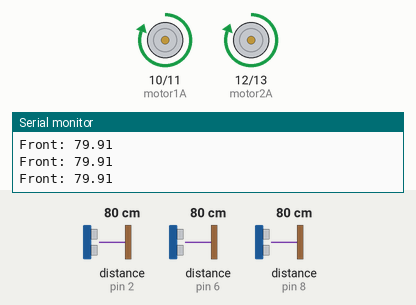
Bench run of a sketch on a simulated Arduino Uno, built with avr-gcc and run on an emulated ATmega328P. On the bench: motor-driver pin pairs drawn as motors (green arrow = first pin HIGH = forward, orange = second pin HIGH = backward, longer = more drive, scaled by the enable pin), the last lines printed to the serial monitor. Wiring (inferred from the names in the program): ultrasonic range finder: trigger pin 9; echo pin 8. The inputs (shaded band) are chosen by the test bench; at power-on: distance to the obstacle (sensors on pin 8, pin 2, pin 6) 80 cm. The echo pulse lasts 58.3 µs per cm.

Above: at 1.2 s.
1.3 s: distance to the obstacle (sensor on pin 8) set to 14 cm
2.8 s: distance to the obstacle (sensor on pin 8) set to 10 cm
At 3.6 s:
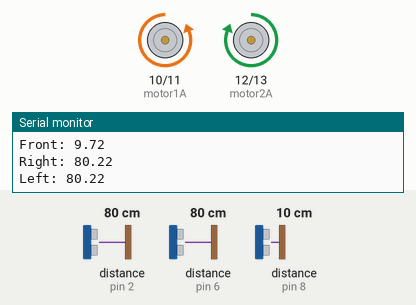
5.8 s: distance to the obstacle (sensor on pin 8) set to 18 cm
8.8 s: distance to the obstacle (sensor on pin 8) set to 2 cm
At 9.91 s:
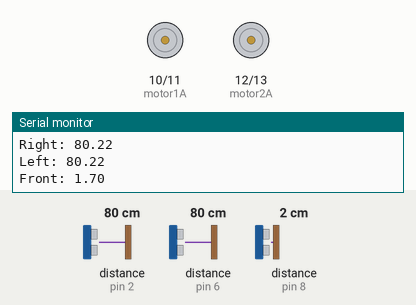
11.8 s: distance to the obstacle (sensor on pin 2) set to 85 cm
At 14.7 s:
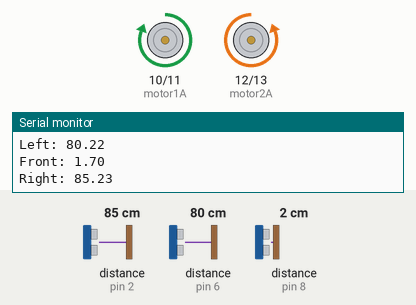
14.8 s: distance to the obstacle (sensor on pin 2) set to 2 cm
Timing chart, 0 to 18.8 s (numbered marks = the images above; inputs shaded):
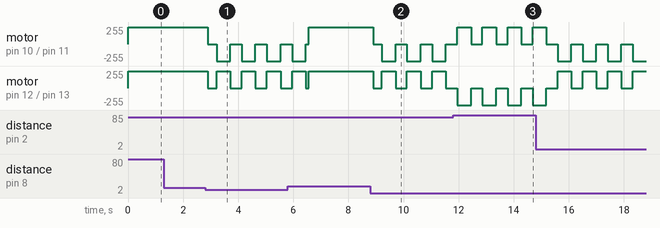

The sketch:

maze_solver.ino
```cpp
// Maze Solving Robot
// Controller: Arduino UNO
// Sensors: 3 x HC-SR04 Ultrasonic Sensors
// Motor Driver: L298N

// Distance thresholds (in cm)
#define FTHOLD 12
#define RTHOLD 20
#define LTHOLD 20

// Motor driver pins
const int motor1A = 10;
const int motor1B = 11;
const int motor2A = 12;
const int motor2B = 13;

const int ena = 7;
const int enb = 4;

// Front ultrasonic sensor
const int trigPinf = 9;
const int echoPinf = 8;

// Right ultrasonic sensor
const int trigPinr = 3;
const int echoPinr = 2;

// Left ultrasonic sensor
const int trigPinl = 5;
const int echoPinl = 6;

// Measure distance using ultrasonic sensor
float measureDistance(int trigPin, int echoPin) {
    digitalWrite(trigPin, LOW);
    delayMicroseconds(2);

    digitalWrite(trigPin, HIGH);
    delayMicroseconds(10);
    digitalWrite(trigPin, LOW);

    long duration = pulseIn(echoPin, HIGH, 30000);

    if (duration == 0) {
        return 400;
    }

    return duration * 0.0344 / 2;
}

// Move robot forward
void goForward() {
    digitalWrite(motor1A, HIGH);
    digitalWrite(motor1B, LOW);

    digitalWrite(motor2A, HIGH);
    digitalWrite(motor2B, LOW);
}

// Stop robot
void stopBot() {
    digitalWrite(motor1A, LOW);
    digitalWrite(motor1B, LOW);

    digitalWrite(motor2A, LOW);
    digitalWrite(motor2B, LOW);
}

// Turn right
void turnRight() {
    digitalWrite(motor1A, HIGH);
    digitalWrite(motor1B, LOW);

    digitalWrite(motor2A, LOW);
    digitalWrite(motor2B, HIGH);

    delay(500);
    stopBot();
}

// Turn left
void turnLeft() {
    digitalWrite(motor1A, LOW);
    digitalWrite(motor1B, HIGH);

    digitalWrite(motor2A, HIGH);
    digitalWrite(motor2B, LOW);

    delay(500);
    stopBot();
}

// Arduino initialization
void setup() {
    // Motor pins
    pinMode(motor1A, OUTPUT);
    pinMode(motor1B, OUTPUT);
    pinMode(motor2A, OUTPUT);
    pinMode(motor2B, OUTPUT);

    pinMode(ena, OUTPUT);
    pinMode(enb, OUTPUT);

    digitalWrite(ena, HIGH);
    digitalWrite(enb, HIGH);

    // Ultrasonic sensor pins
    pinMode(trigPinf, OUTPUT);
    pinMode(echoPinf, INPUT);

    pinMode(trigPinr, OUTPUT);
    pinMode(echoPinr, INPUT);

    pinMode(trigPinl, OUTPUT);
    pinMode(echoPinl, INPUT);

    Serial.begin(9600);

    stopBot();
}

// Main robot operation
void loop() {
    float frontDist = measureDistance(trigPinf, echoPinf);

    Serial.print("Front: ");
    Serial.println(frontDist);

    if (frontDist > FTHOLD) {
        goForward();
    }
    else {
        stopBot();
        delay(300);

        float rightDist = measureDistance(trigPinr, echoPinr);
        float leftDist = measureDistance(trigPinl, echoPinl);

        Serial.print("Right: ");
        Serial.println(rightDist);

        Serial.print("Left: ");
        Serial.println(leftDist);

        if (rightDist > leftDist) {
            turnRight();
        }
        else {
            turnLeft();
        }
    }

    delay(100);
}
```

Measured:
- the behaviour switches between 13 and 12 cm on distance to the obstacle (sensor on pin 8) (found by bisection; images 0 and 1)
- the behaviour switches between 80 and 81 cm on distance to the obstacle (sensor on pin 2) (found by bisection; images 2 and 3)
- after the input at 2.8 s, motor on pin 10 (motor1A) / pin 11 (motor1B): forward 255/255 → stopped after 0.10 s, then repeats every 0.91 s: backward 255/255 0.50 s, stopped 0.41 s; motor on pin 12 (motor2A) / pin 13 (motor2B): forward 255/255 → stopped after 0.10 s, then repeats every 0.91 s: forward 255/255 0.50 s, stopped 0.41 s
- after the input at 8.8 s, motor on pin 10 (motor1A) / pin 11 (motor1B): forward 255/255 → stopped after 0.10 s, then repeats every 0.91 s: backward 255/255 0.50 s, stopped 0.41 s; motor on pin 12 (motor2A) / pin 13 (motor2B): forward 255/255 → stopped after 0.10 s, then repeats every 0.91 s: forward 255/255 0.50 s, stopped 0.41 s
